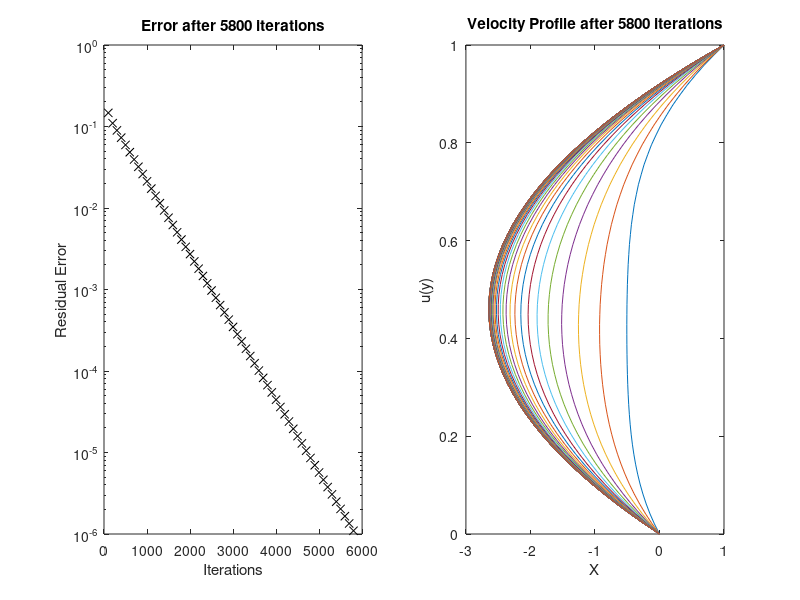

This figure's MATLAB source:
%% 2-D Plane Poiseulle Flow and Couette flow
clc
close all
clear all
%% CREATING THE MESH
domain_size=1;                          % Define the domain size
node_points=50;                         % Number of Grid Points
h=domain_size/(node_points-1);          % Size of each element of the mesh
mu = 2 ;                                % Viscosity

u(1)=0;                                 
u(node_points)=1;                       % For couette Flow change this to say 1m/s            

u_new(1)=0;
u_new(node_points)=1;

if u(node_points) == 1
    sprintf("This is Couette flow simulation")
else
    sprintf("This is Plane Poiseulle flow simulation")
end

dpdx = 50;                              % Pressure Gradient, negative value is favourable pressure gradient here

error_mag=1;                            % Error estimation
error_req=1e-6;                         % Threshold Error
iterations=0;                           % No of iterations
error_record = 0;                       % Array to record Errors
%% SOLUTION
while error_mag>error_req;
    for i=2:node_points-1
        u_new(i) = (u(i-1) + u(i+1) - (h*h*dpdx/mu))/2; % using the finite difference method
        
    end
    iterations=iterations+1;
    error_mag=0;
    for i=2:node_points-1;
        error_mag=error_mag+abs(u(i) - u_new(i));
        error_record(iterations) = error_mag;
    end
     if(rem(iterations, 100)) == 0                        % Plots the residual error
       figure(1);
       hold on
       subplot(1,2,1)
       semilogy(iterations, error_record(iterations), '-kx')
       xlabel('Iterations')
       ylabel('Residual Error')
       
      
       figure(1);
       hold on
      
       title(sprintf('Error after %d iterations', iterations))
       subplot(1,2,2)
        
       plot(u,linspace(0, domain_size, node_points))
       xlabel('X')
       ylabel('u(y)')
    
       title(sprintf('Velocity Profile after %d iterations', iterations))
       figure(1)
       hold on
       
       
      
    end
    u=u_new;
end
sprintf("Solution has converged")


    








    
    
